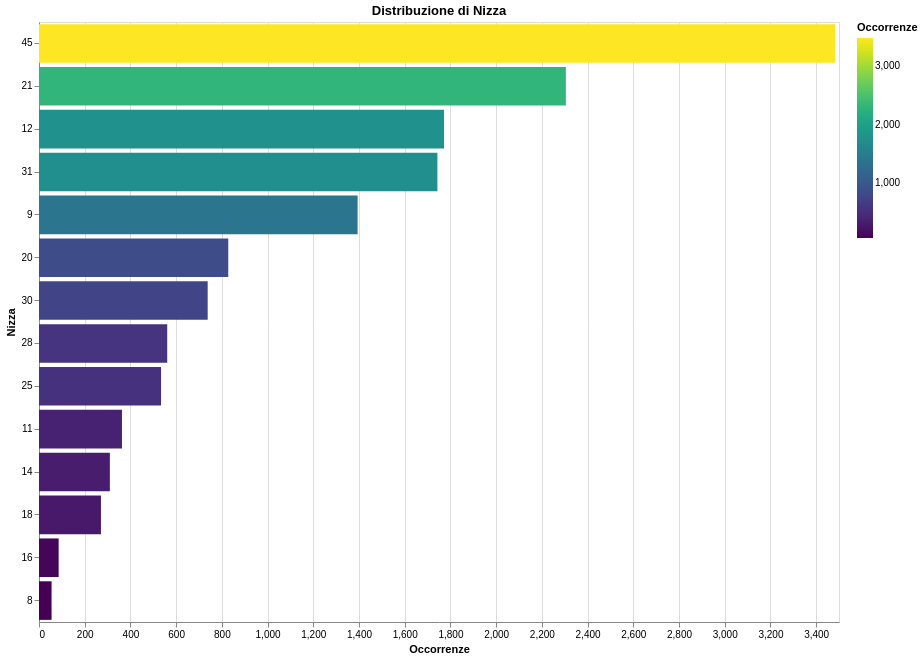

Vega-Lite specification for this chart:
### Vega-Lite specification from a JSON file in a GitHub repository (floating-point values rounded to 4 significant figures)
{"config": {"view": {"continuousWidth": 300, "continuousHeight": 300}}, "data": {"name": "data-cef84b8d988957b70552d7a68f102ae4"}, "mark": {"type": "bar"}, "encoding": {"color": {"field": "Occorrenze", "scale": {"scheme": "viridis"}, "type": "quantitative"}, "x": {"field": "Occorrenze", "title": "Occorrenze", "type": "quantitative"}, "y": {"field": "Nizza", "sort": "-x", "title": "Nizza", "type": "nominal"}}, "height": 600, "title": "Distribuzione di Nizza", "width": 800, "$schema": "https://vega.github.io/schema/vega-lite/v5.8.0.json", "datasets": {"data-cef84b8d988957b70552d7a68f102ae4": [{"Nizza": 45.0, "Occorrenze": 3484}, {"Nizza": 21.0, "Occorrenze": 2305}, {"Nizza": 12.0, "Occorrenze": 1772}, {"Nizza": 31.0, "Occorrenze": 1743}, {"Nizza": 9.0, "Occorrenze": 1394}, {"Nizza": 20.0, "Occorrenze": 828}, {"Nizza": 30.0, "Occorrenze": 738}, {"Nizza": 28.0, "Occorrenze": 561}, {"Nizza": 25.0, "Occorrenze": 534}, {"Nizza": 11.0, "Occorrenze": 363}, {"Nizza": 14.0, "Occorrenze": 310}, {"Nizza": 18.0, "Occorrenze": 271}, {"Nizza": 16.0, "Occorrenze": 86}, {"Nizza": 8.0, "Occorrenze": 55}]}}
